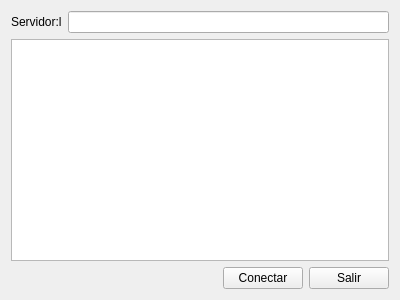
<?xml version="1.0" encoding="UTF-8"?>
<ui version="4.0">
 <class>Widget</class>
 <widget class="QWidget" name="Widget">
  <property name="geometry">
   <rect>
    <x>0</x>
    <y>0</y>
    <width>400</width>
    <height>300</height>
   </rect>
  </property>
  <property name="windowTitle">
   <string>Widget</string>
  </property>
  <layout class="QGridLayout" name="gridLayout">
   <item row="0" column="0">
    <layout class="QHBoxLayout" name="horizontalLayout_2">
     <item>
      <widget class="QLabel" name="label">
       <property name="text">
        <string>Servidor:l</string>
       </property>
      </widget>
     </item>
     <item>
      <widget class="QLineEdit" name="servidor_lineEdit"/>
     </item>
    </layout>
   </item>
   <item row="1" column="0">
    <widget class="QListWidget" name="listWidget"/>
   </item>
   <item row="2" column="0">
    <layout class="QHBoxLayout" name="horizontalLayout">
     <item>
      <spacer name="horizontalSpacer">
       <property name="orientation">
        <enum>Qt::Horizontal</enum>
       </property>
       <property name="sizeHint" stdset="0">
        <size>
         <width>40</width>
         <height>20</height>
        </size>
       </property>
      </spacer>
     </item>
     <item>
      <widget class="QPushButton" name="conectar_pushButton">
       <property name="text">
        <string>Conectar</string>
       </property>
      </widget>
     </item>
     <item>
      <widget class="QPushButton" name="salir_pushButton">
       <property name="text">
        <string>Salir</string>
       </property>
      </widget>
     </item>
    </layout>
   </item>
  </layout>
 </widget>
 <layoutdefault spacing="6" margin="11"/>
 <resources/>
 <connections/>
</ui>
